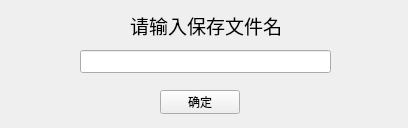
<?xml version="1.0" encoding="UTF-8"?>
<ui version="4.0">
 <class>save</class>
 <widget class="QWidget" name="save">
  <property name="geometry">
   <rect>
    <x>0</x>
    <y>0</y>
    <width>408</width>
    <height>128</height>
   </rect>
  </property>
  <property name="windowTitle">
   <string>Form</string>
  </property>
  <widget class="QLineEdit" name="lineEdit">
   <property name="geometry">
    <rect>
     <x>80</x>
     <y>50</y>
     <width>251</width>
     <height>23</height>
    </rect>
   </property>
  </widget>
  <widget class="QLabel" name="label">
   <property name="geometry">
    <rect>
     <x>130</x>
     <y>10</y>
     <width>151</width>
     <height>31</height>
    </rect>
   </property>
   <property name="text">
    <string>&lt;html&gt;&lt;head/&gt;&lt;body&gt;&lt;p align=&quot;center&quot;&gt;&lt;span style=&quot; font-size:14pt;&quot;&gt;请输入保存文件名&lt;/span&gt;&lt;/p&gt;&lt;/body&gt;&lt;/html&gt;</string>
   </property>
  </widget>
  <widget class="QPushButton" name="pushButton">
   <property name="geometry">
    <rect>
     <x>160</x>
     <y>90</y>
     <width>80</width>
     <height>24</height>
    </rect>
   </property>
   <property name="text">
    <string>确定</string>
   </property>
  </widget>
 </widget>
 <resources/>
 <connections/>
</ui>
